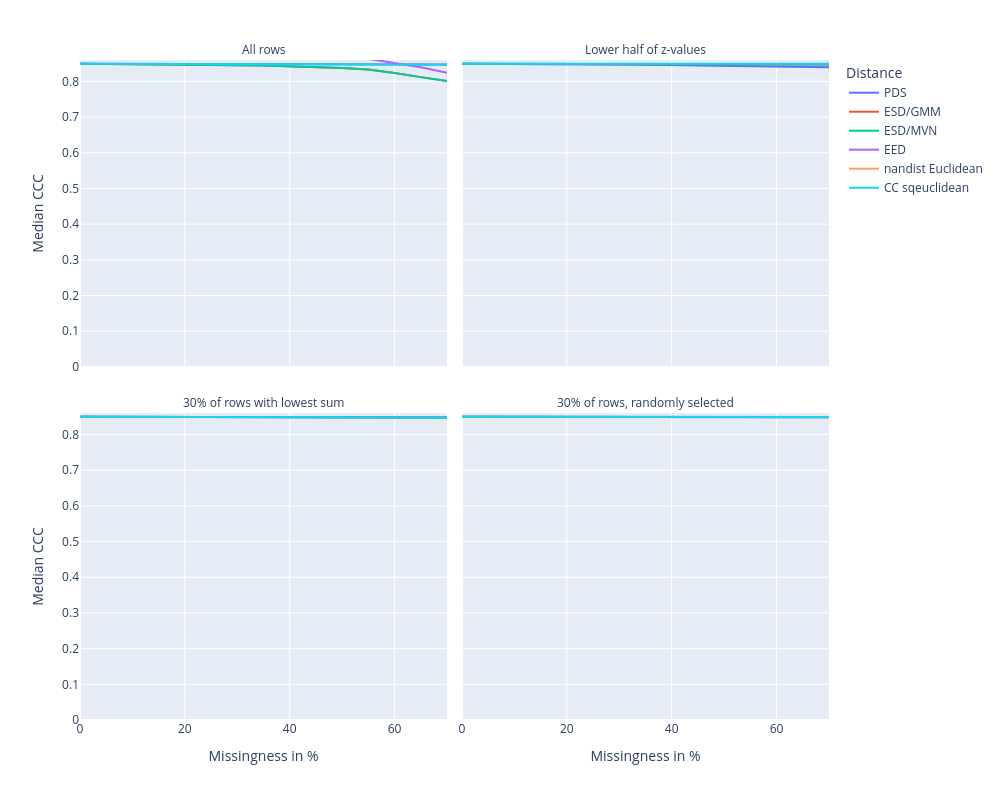

The code cell stored with this chart in its notebook:
### Markdown cell above
## CCC

### Code cell
# Median CCC
fig = px.line(
    condensed_df,
    x="Missingness in %",
    y="Median CCC",
    color="Distance",
    range_y=[0.0, 0.86],
    facet_col="Scenario",
    facet_col_wrap=2,
    title=""
)
fig.update_layout(**LINEPLOT_SIZE)
fig.for_each_annotation(lambda a: a.update(text=SCENARIO_LABELS[a.text.split("=")[-1]]))
fig.for_each_trace(lambda a: a.update(name=DISTLABELS[a.name]))
fig.show()

### Figure 1 — Plotly figure (JSON) as saved in the notebook; plotly's stock layout.template omitted (floating-point values rounded to 4 significant figures)
{"data": [{"hovertemplate": "Distance=dixon_pds_sqeuclidean<br>Scenario=uniform_everywhere<br>Missingness in %=%{x}<br>Median CCC=%{y}<extra></extra>", "legendgroup": "dixon_pds_sqeuclidean", "line": {"color": "#636efa", "dash": "solid"}, "marker": {"symbol": "circle"}, "mode": "lines", "name": "PDS", "orientation": "v", "showlegend": true, "type": "scatter", "x": [0, 1, 2, 5, 10, 15, 20, 25, 30, 35, 40, 45, 50, 55, 60, 65, 70], "xaxis": "x3", "y": [0.8496, 0.8495, 0.8496, 0.8495, 0.8492, 0.8494, 0.8496, 0.8497, 0.849, 0.849, 0.8492, 0.8492, 0.8488, 0.8485, 0.8483, 0.848, 0.8477], "yaxis": "y3"}, {"hovertemplate": "Distance=dixon_pds_sqeuclidean<br>Scenario=uniform_halflowestscalars<br>Missingness in %=%{x}<br>Median CCC=%{y}<extra></extra>", "legendgroup": "dixon_pds_sqeuclidean", "line": {"color": "#636efa", "dash": "solid"}, "marker": {"symbol": "circle"}, "mode": "lines", "name": "PDS", "orientation": "v", "showlegend": false, "type": "scatter", "x": [0, 1, 2, 5, 10, 15, 20, 25, 30, 35, 40, 45, 50, 55, 60, 65, 70], "xaxis": "x4", "y": [0.8496, 0.8495, 0.8494, 0.8493, 0.8489, 0.8485, 0.8482, 0.8473, 0.847, 0.8462, 0.8457, 0.8445, 0.8437, 0.8433, 0.8411, 0.8403, 0.8398], "yaxis": "y4"}, {"hovertemplate": "Distance=dixon_pds_sqeuclidean<br>Scenario=uniform_lowestrowsumsonly<br>Missingness in %=%{x}<br>Median CCC=%{y}<extra></extra>", "legendgroup": "dixon_pds_sqeuclidean", "line": {"color": "#636efa", "dash": "solid"}, "marker": {"symbol": "circle"}, "mode": "lines", "name": "PDS", "orientation": "v", "showlegend": false, "type": "scatter", "x": [0, 1, 2, 5, 10, 15, 20, 25, 30, 35, 40, 45, 50, 55, 60, 65, 70], "xaxis": "x", "y": [0.8496, 0.8495, 0.8495, 0.8495, 0.8493, 0.8492, 0.8491, 0.849, 0.8486, 0.8486, 0.8485, 0.8483, 0.8483, 0.8478, 0.848, 0.8478, 0.8476], "yaxis": "y"}, {"hovertemplate": "Distance=dixon_pds_sqeuclidean<br>Scenario=uniform_randomrows<br>Missingness in %=%{x}<br>Median CCC=%{y}<extra></extra>", "legendgroup": "dixon_pds_sqeuclidean", "line": {"color": "#636efa", "dash": "solid"}, "marker": {"symbol": "circle"}, "mode": "lines", "name": "PDS", "orientation": "v", "showlegend": false, "type": "scatter", "x": [0, 1, 2, 5, 10, 15, 20, 25, 30, 35, 40, 45, 50, 55, 60, 65, 70], "xaxis": "x2", "y": [0.8496, 0.8495, 0.8495, 0.8495, 0.8495, 0.8493, 0.8493, 0.8496, 0.8495, 0.8494, 0.8495, 0.8493, 0.8488, 0.8489, 0.8491, 0.8496, 0.8489], "yaxis": "y2"}, {"hovertemplate": "Distance=eirola_esd_gmm<br>Scenario=uniform_everywhere<br>Missingness in %=%{x}<br>Median CCC=%{y}<extra></extra>", "legendgroup": "eirola_esd_gmm", "line": {"color": "#EF553B", "dash": "solid"}, "marker": {"symbol": "circle"}, "mode": "lines", "name": "ESD/GMM", "orientation": "v", "showlegend": true, "type": "scatter", "x": [0, 1, 2, 5, 10, 15, 20, 25, 30, 35, 40, 45, 50, 55, 60, 65, 70], "xaxis": "x3", "y": [0.8496, 0.8495, 0.8494, 0.8484, 0.8475, 0.8475, 0.8465, 0.8458, 0.8449, 0.8443, 0.8426, 0.8398, 0.8378, 0.8331, 0.8238, 0.812, 0.8012], "yaxis": "y3"}, {"hovertemplate": "Distance=eirola_esd_gmm<br>Scenario=uniform_halflowestscalars<br>Missingness in %=%{x}<br>Median CCC=%{y}<extra></extra>", "legendgroup": "eirola_esd_gmm", "line": {"color": "#EF553B", "dash": "solid"}, "marker": {"symbol": "circle"}, "mode": "lines", "name": "ESD/GMM", "orientation": "v", "showlegend": false, "type": "scatter", "x": [0, 1, 2, 5, 10, 15, 20, 25, 30, 35, 40, 45, 50, 55, 60, 65, 70], "xaxis": "x4", "y": [0.8496, 0.8496, 0.8496, 0.8496, 0.8495, 0.8493, 0.8489, 0.8487, 0.8489, 0.8489, 0.849, 0.8485, 0.8484, 0.8482, 0.8482, 0.8476, 0.8477], "yaxis": "y4"}, {"hovertemplate": "Distance=eirola_esd_gmm<br>Scenario=uniform_lowestrowsumsonly<br>Missingness in %=%{x}<br>Median CCC=%{y}<extra></extra>", "legendgroup": "eirola_esd_gmm", "line": {"color": "#EF553B", "dash": "solid"}, "marker": {"symbol": "circle"}, "mode": "lines", "name": "ESD/GMM", "orientation": "v", "showlegend": false, "type": "scatter", "x": [0, 1, 2, 5, 10, 15, 20, 25, 30, 35, 40, 45, 50, 55, 60, 65, 70], "xaxis": "x", "y": [0.8496, 0.8495, 0.8495, 0.8493, 0.8493, 0.8489, 0.8487, 0.8483, 0.8483, 0.8479, 0.8481, 0.8474, 0.8473, 0.8475, 0.8476, 0.8475, 0.8474], "yaxis": "y"}, {"hovertemplate": "Distance=eirola_esd_gmm<br>Scenario=uniform_randomrows<br>Missingness in %=%{x}<br>Median CCC=%{y}<extra></extra>", "legendgroup": "eirola_esd_gmm", "line": {"color": "#EF553B", "dash": "solid"}, "marker": {"symbol": "circle"}, "mode": "lines", "name": "ESD/GMM", "orientation": "v", "showlegend": false, "type": "scatter", "x": [0, 1, 2, 5, 10, 15, 20, 25, 30, 35, 40, 45, 50, 55, 60, 65, 70], "xaxis": "x2", "y": [0.8496, 0.8495, 0.8495, 0.8494, 0.8493, 0.8491, 0.8482, 0.8481, 0.8483, 0.8481, 0.8483, 0.8478, 0.8478, 0.8477, 0.8478, 0.8484, 0.8484], "yaxis": "y2"}, {"hovertemplate": "Distance=eirola_esd_mvn<br>Scenario=uniform_everywhere<br>Missingness in %=%{x}<br>Median CCC=%{y}<extra></extra>", "legendgroup": "eirola_esd_mvn", "line": {"color": "#00cc96", "dash": "solid"}, "marker": {"symbol": "circle"}, "mode": "lines", "name": "ESD/MVN", "orientation": "v", "showlegend": true, "type": "scatter", "x": [0, 1, 2, 5, 10, 15, 20, 25, 30, 35, 40, 45, 50, 55, 60, 65, 70], "xaxis": "x3", "y": [0.8496, 0.8495, 0.8494, 0.8484, 0.8475, 0.8475, 0.8465, 0.8458, 0.8449, 0.8443, 0.8426, 0.8398, 0.8378, 0.8331, 0.8238, 0.812, 0.8012], "yaxis": "y3"}, {"hovertemplate": "Distance=eirola_esd_mvn<br>Scenario=uniform_halflowestscalars<br>Missingness in %=%{x}<br>Median CCC=%{y}<extra></extra>", "legendgroup": "eirola_esd_mvn", "line": {"color": "#00cc96", "dash": "solid"}, "marker": {"symbol": "circle"}, "mode": "lines", "name": "ESD/MVN", "orientation": "v", "showlegend": false, "type": "scatter", "x": [0, 1, 2, 5, 10, 15, 20, 25, 30, 35, 40, 45, 50, 55, 60, 65, 70], "xaxis": "x4", "y": [0.8496, 0.8496, 0.8496, 0.8496, 0.8495, 0.8493, 0.8489, 0.8487, 0.8489, 0.8489, 0.849, 0.8485, 0.8484, 0.8482, 0.8482, 0.8476, 0.8477], "yaxis": "y4"}, {"hovertemplate": "Distance=eirola_esd_mvn<br>Scenario=uniform_lowestrowsumsonly<br>Missingness in %=%{x}<br>Median CCC=%{y}<extra></extra>", "legendgroup": "eirola_esd_mvn", "line": {"color": "#00cc96", "dash": "solid"}, "marker": {"symbol": "circle"}, "mode": "lines", "name": "ESD/MVN", "orientation": "v", "showlegend": false, "type": "scatter", "x": [0, 1, 2, 5, 10, 15, 20, 25, 30, 35, 40, 45, 50, 55, 60, 65, 70], "xaxis": "x", "y": [0.8496, 0.8495, 0.8495, 0.8493, 0.8493, 0.8489, 0.8487, 0.8483, 0.8483, 0.8479, 0.8481, 0.8474, 0.8473, 0.8475, 0.8476, 0.8475, 0.8474], "yaxis": "y"}, {"hovertemplate": "Distance=eirola_esd_mvn<br>Scenario=uniform_randomrows<br>Missingness in %=%{x}<br>Median CCC=%{y}<extra></extra>", "legendgroup": "eirola_esd_mvn", "line": {"color": "#00cc96", "dash": "solid"}, "marker": {"symbol": "circle"}, "mode": "lines", "name": "ESD/MVN", "orientation": "v", "showlegend": false, "type": "scatter", "x": [0, 1, 2, 5, 10, 15, 20, 25, 30, 35, 40, 45, 50, 55, 60, 65, 70], "xaxis": "x2", "y": [0.8496, 0.8495, 0.8495, 0.8494, 0.8493, 0.8491, 0.8482, 0.8481, 0.8483, 0.8481, 0.8483, 0.8478, 0.8478, 0.8477, 0.8478, 0.8484, 0.8484], "yaxis": "y2"}, {"hovertemplate": "Distance=mesquita_eed<br>Scenario=uniform_everywhere<br>Missingness in %=%{x}<br>Median CCC=%{y}<extra></extra>", "legendgroup": "mesquita_eed", "line": {"color": "#ab63fa", "dash": "solid"}, "marker": {"symbol": "circle"}, "mode": "lines", "name": "EED", "orientation": "v", "showlegend": true, "type": "scatter", "x": [0, 1, 2, 5, 10, 15, 20, 25, 30, 35, 40, 45, 50, 55, 60, 65, 70], "xaxis": "x3", "y": [0.8957, 0.8954, 0.8952, 0.8931, 0.8909, 0.8897, 0.8872, 0.8849, 0.8827, 0.8805, 0.8771, 0.8726, 0.8696, 0.8632, 0.8521, 0.8394, 0.8241], "yaxis": "y3"}, {"hovertemplate": "Distance=mesquita_eed<br>Scenario=uniform_halflowestscalars<br>Missingness in %=%{x}<br>Median CCC=%{y}<extra></extra>", "legendgroup": "mesquita_eed", "line": {"color": "#ab63fa", "dash": "solid"}, "marker": {"symbol": "circle"}, "mode": "lines", "name": "EED", "orientation": "v", "showlegend": false, "type": "scatter", "x": [0, 1, 2, 5, 10, 15, 20, 25, 30, 35, 40, 45, 50, 55, 60, 65, 70], "xaxis": "x4", "y": [0.8957, 0.8957, 0.8956, 0.8955, 0.8953, 0.8948, 0.8939, 0.8934, 0.8933, 0.8928, 0.8926, 0.8918, 0.8915, 0.8906, 0.8902, 0.8894, 0.8889], "yaxis": "y4"}, {"hovertemplate": "Distance=mesquita_eed<br>Scenario=uniform_lowestrowsumsonly<br>Missingness in %=%{x}<br>Median CCC=%{y}<extra></extra>", "legendgroup": "mesquita_eed", "line": {"color": "#ab63fa", "dash": "solid"}, "marker": {"symbol": "circle"}, "mode": "lines", "name": "EED", "orientation": "v", "showlegend": false, "type": "scatter", "x": [0, 1, 2, 5, 10, 15, 20, 25, 30, 35, 40, 45, 50, 55, 60, 65, 70], "xaxis": "x", "y": [0.8957, 0.8956, 0.8956, 0.8952, 0.8949, 0.8944, 0.8939, 0.8934, 0.8933, 0.8928, 0.8928, 0.8919, 0.8918, 0.8922, 0.8924, 0.8925, 0.8926], "yaxis": "y"}, {"hovertemplate": "Distance=mesquita_eed<br>Scenario=uniform_randomrows<br>Missingness in %=%{x}<br>Median CCC=%{y}<extra></extra>", "legendgroup": "mesquita_eed", "line": {"color": "#ab63fa", "dash": "solid"}, "marker": {"symbol": "circle"}, "mode": "lines", "name": "EED", "orientation": "v", "showlegend": false, "type": "scatter", "x": [0, 1, 2, 5, 10, 15, 20, 25, 30, 35, 40, 45, 50, 55, 60, 65, 70], "xaxis": "x2", "y": [0.8957, 0.8957, 0.8956, 0.8954, 0.8949, 0.8945, 0.8932, 0.8927, 0.8928, 0.8923, 0.8927, 0.8918, 0.8918, 0.8921, 0.8921, 0.8924, 0.893], "yaxis": "y2"}, {"hovertemplate": "Distance=nandist_euclidean<br>Scenario=uniform_everywhere<br>Missingness in %=%{x}<br>Median CCC=%{y}<extra></extra>", "legendgroup": "nandist_euclidean", "line": {"color": "#FFA15A", "dash": "solid"}, "marker": {"symbol": "circle"}, "mode": "lines", "name": "nandist Euclidean", "orientation": "v", "showlegend": true, "type": "scatter", "x": [0, 1, 2, 5, 10, 15, 20, 25, 30, 35, 40, 45, 50, 55, 60, 65, 70], "xaxis": "x3", "y": [0.8957, 0.8956, 0.8957, 0.8955, 0.8954, 0.8955, 0.895, 0.8953, 0.8949, 0.8947, 0.8946, 0.8938, 0.8936, 0.8932, 0.8926, 0.8923, 0.8918], "yaxis": "y3"}, {"hovertemplate": "Distance=nandist_euclidean<br>Scenario=uniform_halflowestscalars<br>Missingness in %=%{x}<br>Median CCC=%{y}<extra></extra>", "legendgroup": "nandist_euclidean", "line": {"color": "#FFA15A", "dash": "solid"}, "marker": {"symbol": "circle"}, "mode": "lines", "name": "nandist Euclidean", "orientation": "v", "showlegend": false, "type": "scatter", "x": [0, 1, 2, 5, 10, 15, 20, 25, 30, 35, 40, 45, 50, 55, 60, 65, 70], "xaxis": "x4", "y": [0.8957, 0.8957, 0.8957, 0.8958, 0.8958, 0.8958, 0.8958, 0.8958, 0.8957, 0.8959, 0.8958, 0.8957, 0.8956, 0.8955, 0.8956, 0.8955, 0.8951], "yaxis": "y4"}, {"hovertemplate": "Distance=nandist_euclidean<br>Scenario=uniform_lowestrowsumsonly<br>Missingness in %=%{x}<br>Median CCC=%{y}<extra></extra>", "legendgroup": "nandist_euclidean", "line": {"color": "#FFA15A", "dash": "solid"}, "marker": {"symbol": "circle"}, "mode": "lines", "name": "nandist Euclidean", "orientation": "v", "showlegend": false, "type": "scatter", "x": [0, 1, 2, 5, 10, 15, 20, 25, 30, 35, 40, 45, 50, 55, 60, 65, 70], "xaxis": "x", "y": [0.8957, 0.8957, 0.8956, 0.8956, 0.8956, 0.8956, 0.8955, 0.8954, 0.8952, 0.8951, 0.8952, 0.895, 0.8951, 0.8948, 0.8948, 0.8948, 0.8946], "yaxis": "y"}, {"hovertemplate": "Distance=nandist_euclidean<br>Scenario=uniform_randomrows<br>Missingness in %=%{x}<br>Median CCC=%{y}<extra></extra>", "legendgroup": "nandist_euclidean", "line": {"color": "#FFA15A", "dash": "solid"}, "marker": {"symbol": "circle"}, "mode": "lines", "name": "nandist Euclidean", "orientation": "v", "showlegend": false, "type": "scatter", "x": [0, 1, 2, 5, 10, 15, 20, 25, 30, 35, 40, 45, 50, 55, 60, 65, 70], "xaxis": "x2", "y": [0.8957, 0.8957, 0.8957, 0.8956, 0.8957, 0.8955, 0.8954, 0.8956, 0.8954, 0.8954, 0.8953, 0.8955, 0.895, 0.8953, 0.8954, 0.8956, 0.8949], "yaxis": "y2"}, {"hovertemplate": "Distance=sqeuclidean<br>Scenario=uniform_everywhere<br>Missingness in %=%{x}<br>Median CCC=%{y}<extra></extra>", "legendgroup": "sqeuclidean", "line": {"color": "#19d3f3", "dash": "solid"}, "marker": {"symbol": "circle"}, "mode": "lines", "name": "CC sqeuclidean", "orientation": "v", "showlegend": true, "type": "scatter", "x": [0, 1, 2, 5, 10, 15, 20, 25, 30, 35, 40, 45, 50, 55, 60, 65, 70], "xaxis": "x3", "y": [0.8496, 0.8495, 0.8495, 0.8493, 0.8494, 0.8494, 0.8491, 0.8492, 0.849, 0.8487, 0.8485, 0.8479, 0.8478, 0.8472, 0.8465, 0.8465, 0.8464], "yaxis": "y3"}, {"hovertemplate": "Distance=sqeuclidean<br>Scenario=uniform_halflowestscalars<br>Missingness in %=%{x}<br>Median CCC=%{y}<extra></extra>", "legendgroup": "sqeuclidean", "line": {"color": "#19d3f3", "dash": "solid"}, "marker": {"symbol": "circle"}, "mode": "lines", "name": "CC sqeuclidean", "orientation": "v", "showlegend": false, "type": "scatter", "x": [0, 1, 2, 5, 10, 15, 20, 25, 30, 35, 40, 45, 50, 55, 60, 65, 70], "xaxis": "x4", "y": [0.8496, 0.8496, 0.8495, 0.8496, 0.8498, 0.8497, 0.8497, 0.8498, 0.8497, 0.8501, 0.8498, 0.8498, 0.8499, 0.8497, 0.8499, 0.8497, 0.8494], "yaxis": "y4"}, {"hovertemplate": "Distance=sqeuclidean<br>Scenario=uniform_lowestrowsumsonly<br>Missingness in %=%{x}<br>Median CCC=%{y}<extra></extra>", "legendgroup": "sqeuclidean", "line": {"color": "#19d3f3", "dash": "solid"}, "marker": {"symbol": "circle"}, "mode": "lines", "name": "CC sqeuclidean", "orientation": "v", "showlegend": false, "type": "scatter", "x": [0, 1, 2, 5, 10, 15, 20, 25, 30, 35, 40, 45, 50, 55, 60, 65, 70], "xaxis": "x", "y": [0.8496, 0.8495, 0.8495, 0.8494, 0.8494, 0.8493, 0.8491, 0.8489, 0.8486, 0.8486, 0.8486, 0.8483, 0.8484, 0.848, 0.848, 0.8479, 0.8476], "yaxis": "y"}, {"hovertemplate": "Distance=sqeuclidean<br>Scenario=uniform_randomrows<br>Missingness in %=%{x}<br>Median CCC=%{y}<extra></extra>", "legendgroup": "sqeuclidean", "line": {"color": "#19d3f3", "dash": "solid"}, "marker": {"symbol": "circle"}, "mode": "lines", "name": "CC sqeuclidean", "orientation": "v", "showlegend": false, "type": "scatter", "x": [0, 1, 2, 5, 10, 15, 20, 25, 30, 35, 40, 45, 50, 55, 60, 65, 70], "xaxis": "x2", "y": [0.8496, 0.8495, 0.8495, 0.8494, 0.8495, 0.8493, 0.8492, 0.8494, 0.8494, 0.8493, 0.8492, 0.8494, 0.8488, 0.8491, 0.8493, 0.8495, 0.8488], "yaxis": "y2"}], "layout": {"annotations": [{"font": {}, "showarrow": false, "text": "30% of rows with lowest sum", "x": 0.245, "xanchor": "center", "xref": "paper", "y": 0.465, "yanchor": "bottom", "yref": "paper"}, {"font": {}, "showarrow": false, "text": "30% of rows, randomly selected", "x": 0.755, "xanchor": "center", "xref": "paper", "y": 0.465, "yanchor": "bottom", "yref": "paper"}, {"font": {}, "showarrow": false, "text": "All rows", "x": 0.245, "xanchor": "center", "xref": "paper", "y": 1.0, "yanchor": "bottom", "yref": "paper"}, {"font": {}, "showarrow": false, "text": "Lower half of z-values", "x": 0.755, "xanchor": "center", "xref": "paper", "y": 1.0, "yanchor": "bottom", "yref": "paper"}], "height": 800, "legend": {"title": {"text": "Distance"}, "tracegroupgap": 0}, "margin": {"t": 60}, "width": 1000, "xaxis": {"anchor": "y", "domain": [0, 0.49], "title": {"text": "Missingness in %"}}, "xaxis2": {"anchor": "y2", "domain": [0.51, 1], "matches": "x", "title": {"text": "Missingness in %"}}, "xaxis3": {"anchor": "y3", "domain": [0, 0.49], "matches": "x", "showticklabels": false}, "xaxis4": {"anchor": "y4", "domain": [0.51, 1], "matches": "x", "showticklabels": false}, "yaxis": {"anchor": "x", "domain": [0, 0.465], "range": [0, 0.86], "title": {"text": "Median CCC"}}, "yaxis2": {"anchor": "x2", "domain": [0, 0.465], "matches": "y", "showticklabels": false}, "yaxis3": {"anchor": "x3", "domain": [0.535, 1.0], "matches": "y", "range": [0, 0.86], "title": {"text": "Median CCC"}}, "yaxis4": {"anchor": "x4", "domain": [0.535, 1.0], "matches": "y", "showticklabels": false}}}
